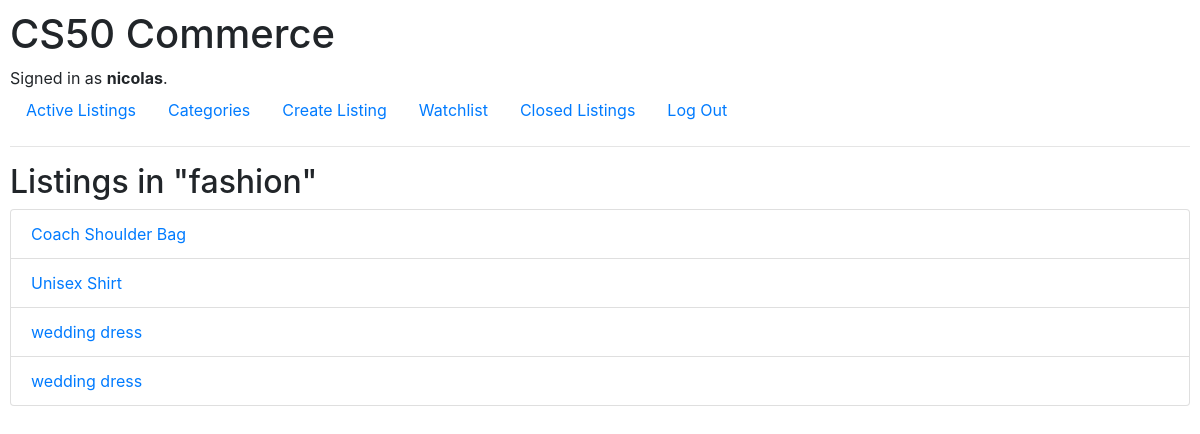
The page /category/fashion/ (signed in) on the database its author committed.
### auctions/models.py (models this page shows, shortened)
class User(AbstractUser):
    watchlisted_items = models.ManyToManyField(
        "Listing", blank=True, related_name="watchers"
    )
    closed_listings = models.ManyToManyField(
        "Listing", blank=True, related_name="closed_by_users"
    )

class Listing(models.Model):
    title = models.CharField(max_length=64)
    description = models.TextField()
    starting_bid = models.DecimalField(max_digits=10, decimal_places=2)
    image_url = models.URLField(blank=True)
    category = models.CharField(max_length=64, blank=True)
    created_by = models.ForeignKey(
        "User", on_delete=models.CASCADE, related_name="listings"
    )
    is_active = models.BooleanField(default=True)
    winner = models.ForeignKey(
        "User",
        on_delete=models.SET_NULL,
        null=True,
        blank=True,
        related_name="won_listings"
    )

### auctions/views.py (the view)
# urls.py: path("category/<str:category_name>/", views.listings_by_category, name="category"),
def listings_by_category(request, category_name):
    listings = Listing.objects.filter(
        category=category_name,
        is_active=True
    )
    return render(request, "auctions/category.html", {
        "listings": listings,
        "category_name": category_name
    })

### auctions/templates/auctions/category.html
{% extends "auctions/layout.html" %}
{% block body %}
<h2>Listings in "{{ category_name }}"</h2>
{% if listings %}
    <ul class="list-group">
        {% for listing in listings %}
            <li class="list-group-item">
                <a href="{% url 'listing' listing.id %}">
                    {{ listing.title }}
                </a>
            </li>
        {% endfor %}
    </ul>
{% else %}
    <p>No listings in this category.</p>
{% endif %}
{% endblock %}

### auctions/templates/auctions/layout.html (shortened to what this page needs)
{% load static %}
<!DOCTYPE html>
<html lang="en">
    <head>
        <link rel="stylesheet" href="https://stackpath.bootstrapcdn.com/bootstrap/4.4.1/css/bootstrap.min.css">
        <link href="{% static 'auctions/styles.css' %}" rel="stylesheet">
    </head>
    <body>
        <h1>CS50 Commerce</h1>
        <div>
            {% if user.is_authenticated %}
                Signed in as <strong>{{ user.username }}</strong>.
            {% else %}
                Not signed in.
            {% endif %}
        </div>
        <ul class="nav">
            <li class="nav-item">
                <a class="nav-link" href="{% url 'index' %}">Active Listings</a>
            </li>
            <li class="nav-item">
                <a class="nav-link" href="{% url 'categories' %}">
                    Categories
                </a>
            </li>
            {% if user.is_authenticated %}
                <li class="nav-item">
                    <a class="nav-link" href="{% url 'create_listing' %}">Create Listing</a>
                </li>
                <li class="nav-item">
                    <a class="nav-link" href="{% url 'watchlist' %}">Watchlist</a>
                </li>
                <li class="nav-item">
                    <a class="nav-link" href="{% url 'closed_listings' %}">Closed Listings</a>
                </li>
                <li class="nav-item">
                    <a class="nav-link" href="{% url 'logout' %}">Log Out</a>
                </li>
            {% endif %}
        </ul>
        <hr>
        {% block body %}
        {% endblock %}
    </body>
</html>

### auctions/static/auctions/styles.css (style rules this page uses)
body { padding: 10px; }

### rows shown on the page
User: username "nicolas"
Listing: title "Coach Shoulder Bag"
Listing: title "Unisex Shirt"
Listing: title "wedding dress"
Listing: title "wedding dress"

### other values the page prints
{{ category_name }} "fashion"
